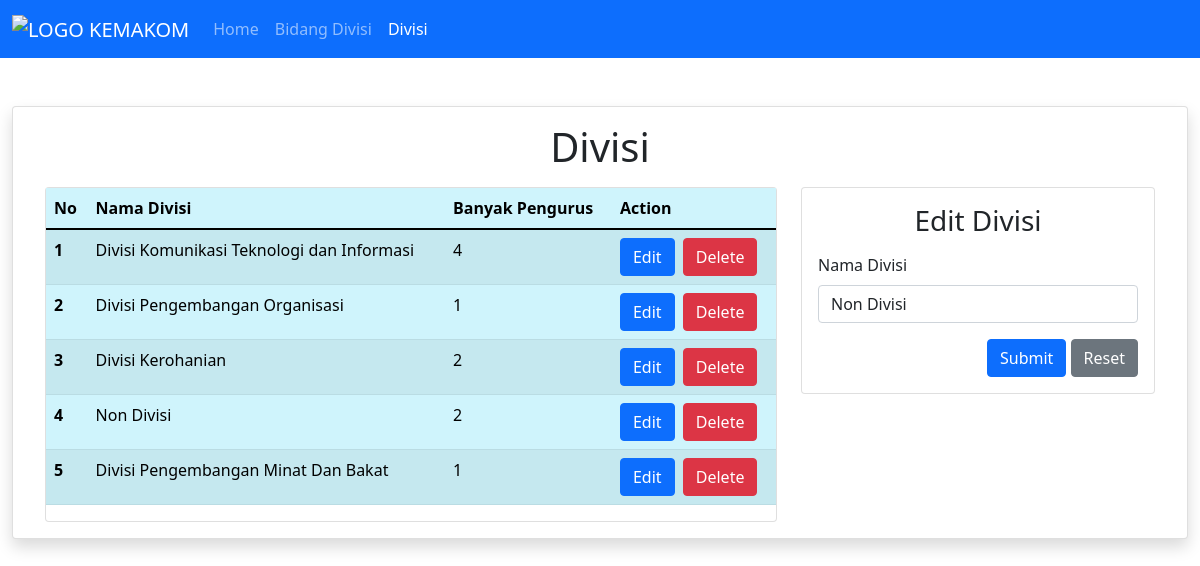
The app's page /divisi.php?id_update=12 with its own data.
### tables this page shows
CREATE TABLE `tdivisi` (
  `id_divisi` bigint(20) NOT NULL,
  `nama_divisi` varchar(255) DEFAULT NULL
);

### conf.php (called while the page is built)
<?php
$db_host = "localhost";
$db_user = "root";
$db_pass = "";
$db_name = "db_ormawa";
?>

### includes/DB.class.php (called while the page is built, shortened)
<?php
class DB
{
    var $db_host = "";
    var $db_user = "";
    var $db_pass = "";
    var $db_name = "";
    var $db_link = "";
    var $result = 0;
    function __construct($db_host = '', $db_user = '', $db_pass = '', $db_name = '')
    {
        $this->db_host = $db_host;
        $this->db_user = $db_user;
        $this->db_pass = $db_pass;
        $this->db_name = $db_name;
    }
    function open()
    {
        $this->db_link = mysqli_connect($this->db_host, $this->db_user, $this->db_pass, $this->db_name);
    }
    function execute($query = "")
    {
        $this->result = mysqli_query($this->db_link, $query);
        return $this->result;
    }
    function getResult()
    {
        return mysqli_fetch_array($this->result);
    }
}
?>

### includes/Divisi.class.php (called while the page is built, shortened)
<?php
class Divisi extends DB {
    function getDivisi() {
        $query = "SELECT * FROM tDivisi";
        return $this->execute($query);
    }
    function getDetailDivisi($id_divisi) {
        $query = "SELECT * FROM tDivisi WHERE id_divisi='$id_divisi'";
        return $this->execute($query);
    }
    function getCountPengurus($id_divisi) {
        $query = "SELECT COUNT(nim) AS countPengurus FROM tPengurus WHERE id_bidang IN (SELECT id_bidang FROM tBidangDivisi WHERE id_divisi='$id_divisi')";
        return $this->execute($query);
    }
}
?>

### divisi.php (the view, shortened to what this page needs)
<?php
include("conf.php");
include("includes/DB.class.php");
include("includes/Divisi.class.php");
$divisi = new Divisi($db_host, $db_user, $db_pass, $db_name);
$divisi->open();
$dataNavbar = null;
$dataHeader = null;
$dataContent = null;
if (isset($_GET['id_update'])) {
    $id_update = $_GET['id_update'];
    $divisi->getDetailDivisi($id_update);
    list($id_divisi, $nama_divisi) = $divisi->getResult();
    $dataForm = "
            <div class='mb-3'>
              <input type='hidden' class='form-control' id='id_divisi' name='id_divisi' value='". $id_divisi ."' />
              <label for='nama_divisi' class='form-label'>Nama Divisi</label>
              <input type='text' class='form-control' id='nama_divisi' name='nama_divisi' value='". $nama_divisi ."' placeholder='Masukan Nama Divisi...' required />
            </div>
            <div class='float-end'>
                <button type='submit' class='btn btn-primary' name='btn-edit' id='btn-edit'>Submit</button>
                <button type='reset' class='btn btn-secondary' name='btn-reset' id='btn-reset'>Reset</button>
            </div>
    ";
}
$dataNavbar .= "
            <li class='nav-item'>
                <a class='nav-link' href='bidangDivisi.php'>Bidang Divisi</a>
            </li>
            <li class='nav-item'>
                <a class='nav-link active' href='divisi.php'>Divisi</a>
            </li>
";
$dataHeader .= "
            <th scope='col'>No</th>
            <th scope='col'>Nama Divisi</th>
            <th scope='col'>Banyak Pengurus</th>
            <th scope='col'>Action</th>
";
$tmpDivisi = new Divisi($db_host, $db_user, $db_pass, $db_name);
$tmpDivisi->open();
$divisi->getDivisi();
$no = 1;
while (list($id_divisi, $nama_divisi) = $divisi->getResult()) {
    $tmpDivisi->getCountPengurus($id_divisi);
    $countPengurus = $tmpDivisi->getResult();
    $dataContent .= "
        <tr>
            <th scope='row'>". $no ."</th>
            <td>". $nama_divisi ."</td>
            <td>". $countPengurus['countPengurus'] ."</td>
            <td>
                <a href='divisi.php?id_update=". $id_divisi ."' class='btn btn-primary me-1' name='btn-edit' id='btn-edit'>Edit</a>
                <a href='divisi.php?id_delete=". $id_divisi ."' class='btn btn-danger' name='btn-delete' id='btn-delete'>Delete</a>
            </td>
        </tr>
    ";
    $no++;
}
?>

### records on screen
tdivisi: nama_divisi "Divisi Komunikasi Teknologi dan Informasi", countPengurus "4"
tdivisi: nama_divisi "Divisi Pengembangan Organisasi", countPengurus "1"
tdivisi: nama_divisi "Divisi Kerohanian", countPengurus "2"
tdivisi: nama_divisi "Non Divisi", countPengurus "2"
tdivisi: nama_divisi "Divisi Pengembangan Minat Dan Bakat", countPengurus "1"

### other values on screen
$this->content "Home Divisi Edit Divisi"
